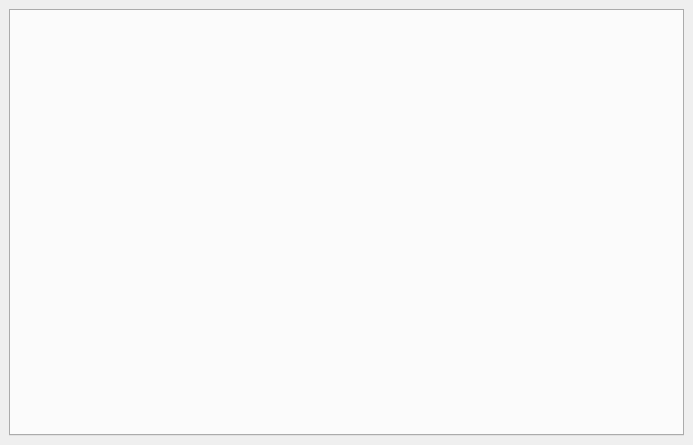
<?xml version="1.0" encoding="UTF-8"?>
<ui version="4.0">
 <class>MainWindow</class>
 <widget class="QMainWindow" name="MainWindow">
  <property name="geometry">
   <rect>
    <x>0</x>
    <y>0</y>
    <width>693</width>
    <height>445</height>
   </rect>
  </property>
  <widget class="QWidget" name="centralwidget">
   <layout class="QVBoxLayout" name="verticalLayout">
    <item>
     <widget class="QTabWidget" name="tabWidget">
      <property name="currentIndex">
       <number>-1</number>
      </property>
     </widget>
    </item>
   </layout>
  </widget>
 </widget>
 <resources/>
 <connections/>
</ui>
